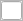
<?xml version="1.0" encoding="UTF-8"?>
<ui version="4.0">
 <class>EditArea</class>
 <widget class="QFrame" name="EditArea">
  <property name="geometry">
   <rect>
    <x>0</x>
    <y>0</y>
    <width>23</width>
    <height>21</height>
   </rect>
  </property>
  <property name="sizePolicy">
   <sizepolicy hsizetype="Fixed" vsizetype="Fixed">
    <horstretch>0</horstretch>
    <verstretch>0</verstretch>
   </sizepolicy>
  </property>
  <property name="windowTitle">
   <string>Frame</string>
  </property>
  <property name="frameShape">
   <enum>QFrame::StyledPanel</enum>
  </property>
  <property name="frameShadow">
   <enum>QFrame::Raised</enum>
  </property>
  <widget class="QLineEdit" name="lineEdit">
   <property name="geometry">
    <rect>
     <x>1</x>
     <y>1</y>
     <width>21</width>
     <height>19</height>
    </rect>
   </property>
   <property name="alignment">
    <set>Qt::AlignCenter</set>
   </property>
  </widget>
 </widget>
 <resources/>
 <connections/>
</ui>
